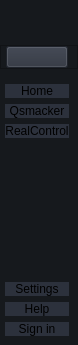
     <widget class="QCustomSlideMenu" name="leftMenuContainer" native="true">
      <property name="maximumSize">
       <size>
        <width>45</width>
        <height>16777215</height>
       </size>
      </property>
      <property name="styleSheet">
       <string notr="true"/>
      </property>
      <layout class="QVBoxLayout" name="verticalLayout">
       <property name="spacing">
        <number>0</number>
       </property>
       <property name="leftMargin">
        <number>0</number>
       </property>
       <property name="topMargin">
        <number>0</number>
       </property>
       <property name="rightMargin">
        <number>0</number>
       </property>
       <property name="bottomMargin">
        <number>0</number>
       </property>
       <item>
        <widget class="QWidget" name="leftMenuSubContainer" native="true">
         <property name="sizePolicy">
          <sizepolicy hsizetype="Maximum" vsizetype="Expanding">
           <horstretch>0</horstretch>
           <verstretch>0</verstretch>
          </sizepolicy>
         </property>
         <property name="styleSheet">
          <string notr="true">*{background-color: #16191d;}

QPushButton:hover {	
	background-color: #343b47;
}</string>
         </property>
         <layout class="QVBoxLayout" name="verticalLayout_2">
          <property name="leftMargin">
           <number>0</number>
          </property>
          <property name="topMargin">
           <number>45</number>
          </property>
          <property name="rightMargin">
           <number>0</number>
          </property>
          <property name="bottomMargin">
           <number>0</number>
          </property>
          <item alignment="Qt::AlignTop">
           <widget class="QFrame" name="frame">
            <property name="sizePolicy">
             <sizepolicy hsizetype="Preferred" vsizetype="Preferred">
              <horstretch>0</horstretch>
              <verstretch>0</verstretch>
             </sizepolicy>
            </property>
            <property name="styleSheet">
             <string notr="true">color: rgb(255, 255, 255);</string>
            </property>
            <property name="frameShape">
             <enum>QFrame::StyledPanel</enum>
            </property>
            <property name="frameShadow">
             <enum>QFrame::Raised</enum>
            </property>
            <layout class="QHBoxLayout" name="horizontalLayout_2">
             <property name="leftMargin">
              <number>5</number>
             </property>
             <property name="topMargin">
              <number>0</number>
             </property>
             <property name="bottomMargin">
              <number>0</number>
             </property>
             <item>
              <widget class="QPushButton" name="menuBtn">
               <property name="toolTip">
                <string>Menu</string>
               </property>
               <property name="styleSheet">
                <string notr="true">*{background-color: #2c313c;}
:hover {	
	background-color: #343b47;
}</string>
               </property>
               <property name="text">
                <string/>
               </property>
               <property name="icon">
                <iconset resource="resources.qrc">
                 <normaloff>:/icons/icons/align-justify.svg</normaloff>:/icons/icons/align-justify.svg</iconset>
               </property>
               <property name="iconSize">
                <size>
                 <width>24</width>
                 <height>24</height>
                </size>
               </property>
              </widget>
             </item>
            </layout>
           </widget>
          </item>
          <item>
           <widget class="QFrame" name="frame_2">
            <property name="sizePolicy">
             <sizepolicy hsizetype="Preferred" vsizetype="Expanding">
              <horstretch>0</horstretch>
              <verstretch>0</verstretch>
             </sizepolicy>
            </property>
            <property name="styleSheet">
             <string notr="true">border: none;</string>
            </property>
            <property name="frameShape">
             <enum>QFrame::StyledPanel</enum>
            </property>
            <property name="frameShadow">
             <enum>QFrame::Raised</enum>
            </property>
            <layout class="QVBoxLayout" name="verticalLayout_3">
             <property name="leftMargin">
              <number>5</number>
             </property>
             <item>
              <widget class="QPushButton" name="homeBtn">
               <property name="toolTip">
                <string>Home</string>
               </property>
               <property name="styleSheet">
                <string notr="true">*{background-color: #2c313c;}
:hover {	
	background-color: #343b47;
}</string>
               </property>
               <property name="text">
                <string>Home</string>
               </property>
               <property name="icon">
                <iconset resource="resources.qrc">
                 <normaloff>:/icons/icons/home.svg</normaloff>:/icons/icons/home.svg</iconset>
               </property>
               <property name="iconSize">
                <size>
                 <width>24</width>
                 <height>24</height>
                </size>
               </property>
              </widget>
             </item>
             <item>
              <widget class="QPushButton" name="qsmackerBtn">
               <property name="toolTip">
                <string>Qsmacker Tools</string>
               </property>
               <property name="styleSheet">
                <string notr="true">*{background-color: #2c313c;}
:hover {	
	background-color: #343b47;
}</string>
               </property>
               <property name="text">
                <string>Qsmacker</string>
               </property>
               <property name="icon">
                <iconset resource="resources.qrc">
                 <normaloff>:/icons/icons/radio.svg</normaloff>:/icons/icons/radio.svg</iconset>
               </property>
               <property name="iconSize">
                <size>
                 <width>24</width>
                 <height>24</height>
                </size>
               </property>
              </widget>
             </item>
             <item>
              <widget class="QPushButton" name="realcontrolBtn">
               <property name="toolTip">
                <string>Realcontrol Tools</string>
               </property>
               <property name="styleSheet">
                <string notr="true">*{background-color: #2c313c;}
:hover {	
	background-color: #343b47;
}</string>
               </property>
               <property name="text">
                <string>RealControl</string>
               </property>
               <property name="icon">
                <iconset>
                 <normaloff>realFmx.JPG</normaloff>realFmx.JPG</iconset>
               </property>
               <property name="iconSize">
                <size>
                 <width>24</width>
                 <height>24</height>
                </size>
               </property>
              </widget>
             </item>
             <item>
              <spacer name="verticalSpacer_3">
               <property name="orientation">
                <enum>Qt::Vertical</enum>
               </property>
               <property name="sizeHint" stdset="0">
                <size>
                 <width>20</width>
                 <height>40</height>
                </size>
               </property>
              </spacer>
             </item>
            </layout>
           </widget>
          </item>
          <item>
           <spacer name="verticalSpacer">
            <property name="orientation">
             <enum>Qt::Vertical</enum>
            </property>
            <property name="sizeHint" stdset="0">
             <size>
              <width>20</width>
              <height>40</height>
             </size>
            </property>
           </spacer>
          </item>
          <item>
           <spacer name="verticalSpacer_2">
            <property name="orientation">
             <enum>Qt::Vertical</enum>
            </property>
            <property name="sizeHint" stdset="0">
             <size>
              <width>20</width>
              <height>40</height>
             </size>
            </property>
           </spacer>
          </item>
          <item alignment="Qt::AlignBottom">
           <widget class="QFrame" name="frame_3">
            <property name="sizePolicy">
             <sizepolicy hsizetype="Preferred" vsizetype="Expanding">
              <horstretch>0</horstretch>
              <verstretch>0</verstretch>
             </sizepolicy>
            </property>
            <property name="styleSheet">
             <string notr="true">border: none;</string>
            </property>
            <property name="frameShape">
             <enum>QFrame::StyledPanel</enum>
            </property>
            <property name="frameShadow">
             <enum>QFrame::Raised</enum>
            </property>
            <layout class="QVBoxLayout" name="verticalLayout_4">
             <property name="leftMargin">
              <number>5</number>
             </property>
             <property name="bottomMargin">
              <number>9</number>
             </property>
             <item>
              <widget class="QPushButton" name="settingsBtn">
               <property name="toolTip">
                <string>Settings</string>
               </property>
               <property name="styleSheet">
                <string notr="true">*{background-color: #2c313c;}
:hover {	
	background-color: #343b47;
}</string>
               </property>
               <property name="text">
                <string>Settings</string>
               </property>
               <property name="icon">
                <iconset resource="resources.qrc">
                 <normaloff>:/icons/icons/settings.svg</normaloff>:/icons/icons/settings.svg</iconset>
               </property>
               <property name="iconSize">
                <size>
                 <width>24</width>
                 <height>24</height>
                </size>
               </property>
              </widget>
             </item>
             <item>
              <widget class="QPushButton" name="helpBtn">
               <property name="toolTip">
                <string>Get Help</string>
               </property>
               <property name="styleSheet">
                <string notr="true">*{background-color: #2c313c;}
:hover {	
	background-color: #343b47;
}</string>
               </property>
               <property name="text">
                <string>Help</string>
               </property>
               <property name="icon">
                <iconset resource="resources.qrc">
                 <normaloff>:/icons/icons/help-circle.svg</normaloff>:/icons/icons/help-circle.svg</iconset>
               </property>
               <property name="iconSize">
                <size>
                 <width>24</width>
                 <height>24</height>
                </size>
               </property>
              </widget>
             </item>
             <item>
              <widget class="QPushButton" name="loginBtn">
               <property name="toolTip">
                <string>Log in to use</string>
               </property>
               <property name="styleSheet">
                <string notr="true">*{background-color: #2c313c;}
:hover {	
	background-color: #343b47;
}</string>
               </property>
               <property name="text">
                <string>Sign in</string>
               </property>
               <property name="icon">
                <iconset resource="resources.qrc">
                 <normaloff>:/icons/icons/log-in.svg</normaloff>:/icons/icons/log-in.svg</iconset>
               </property>
               <property name="iconSize">
                <size>
                 <width>24</width>
                 <height>24</height>
                </size>
               </property>
              </widget>
             </item>
            </layout>
           </widget>
          </item>
         </layout>
        </widget>
       </item>
      </layout>
     </widget>
